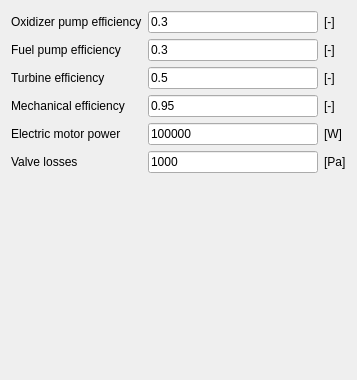
            <widget class="QWidget" name="scrollAreaWidgetContents_3">
             <property name="geometry">
              <rect>
               <x>0</x>
               <y>0</y>
               <width>357</width>
               <height>380</height>
              </rect>
             </property>
             <layout class="QGridLayout" name="gridLayout_3">
              <item row="4" column="1">
               <widget class="QLineEdit" name="line_Ele_power">
                <property name="text">
                 <string>100000</string>
                </property>
               </widget>
              </item>
              <item row="5" column="1">
               <widget class="QLineEdit" name="line_valve_losses">
                <property name="text">
                 <string>1000</string>
                </property>
               </widget>
              </item>
              <item row="5" column="2">
               <widget class="QLabel" name="label_Pa_4">
                <property name="text">
                 <string>[Pa]</string>
                </property>
               </widget>
              </item>
              <item row="1" column="2">
               <widget class="QLabel" name="label_no_3">
                <property name="text">
                 <string>[-]</string>
                </property>
               </widget>
              </item>
              <item row="5" column="0">
               <widget class="QLabel" name="label_valve_losses">
                <property name="text">
                 <string>Valve losses</string>
                </property>
               </widget>
              </item>
              <item row="2" column="1">
               <widget class="QLineEdit" name="line_turb_eff">
                <property name="text">
                 <string>0.5</string>
                </property>
               </widget>
              </item>
              <item row="2" column="2">
               <widget class="QLabel" name="label_no_2">
                <property name="text">
                 <string>[-]</string>
                </property>
               </widget>
              </item>
              <item row="1" column="0">
               <widget class="QLabel" name="label_Fpump_eff">
                <property name="text">
                 <string>Fuel pump efficiency</string>
                </property>
               </widget>
              </item>
              <item row="2" column="0">
               <widget class="QLabel" name="label_Turb_eff">
                <property name="text">
                 <string>Turbine efficiency</string>
                </property>
               </widget>
              </item>
              <item row="0" column="1">
               <widget class="QLineEdit" name="line_Opump_eff">
                <property name="text">
                 <string>0.3</string>
                </property>
               </widget>
              </item>
              <item row="6" column="0">
               <spacer name="verticalSpacer">
                <property name="orientation">
                 <enum>Qt::Vertical</enum>
                </property>
                <property name="sizeHint" stdset="0">
                 <size>
                  <width>20</width>
                  <height>40</height>
                 </size>
                </property>
               </spacer>
              </item>
              <item row="1" column="1">
               <widget class="QLineEdit" name="line_Fpump_eff">
                <property name="text">
                 <string>0.3</string>
                </property>
               </widget>
              </item>
              <item row="4" column="2">
               <widget class="QLabel" name="label_W_2">
                <property name="text">
                 <string>[W]</string>
                </property>
               </widget>
              </item>
              <item row="0" column="2">
               <widget class="QLabel" name="label_no">
                <property name="text">
                 <string>[-]</string>
                </property>
               </widget>
              </item>
              <item row="4" column="0">
               <widget class="QLabel" name="label_Ele_power">
                <property name="text">
                 <string>Electric motor power</string>
                </property>
               </widget>
              </item>
              <item row="0" column="0">
               <widget class="QLabel" name="label_Opump_eff">
                <property name="text">
                 <string>Oxidizer pump efficiency</string>
                </property>
               </widget>
              </item>
              <item row="3" column="0">
               <widget class="QLabel" name="label_mech_eff">
                <property name="text">
                 <string>Mechanical efficiency</string>
                </property>
               </widget>
              </item>
              <item row="3" column="1">
               <widget class="QLineEdit" name="line_mech_eff">
                <property name="text">
                 <string>0.95</string>
                </property>
               </widget>
              </item>
              <item row="3" column="2">
               <widget class="QLabel" name="label_no_4">
                <property name="text">
                 <string>[-]</string>
                </property>
               </widget>
              </item>
             </layout>
            </widget>
